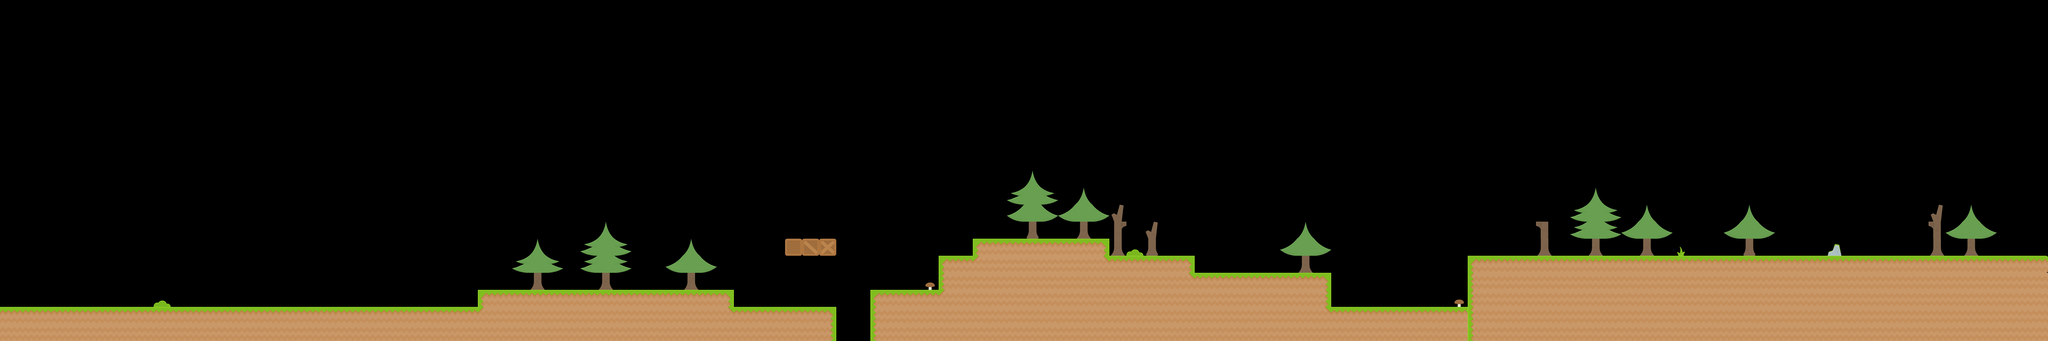

Below is a game level as drawn by its tile map, then a one-line description and the .tmx that defines it (tile-layer data replaced by summaries):
An orthogonal 120x20 tile map with 64x64 px tiles, 3 tile layers (tileLayer, hazardLayer, elementLayer), 2 tilesets and 7 objects (3x destroy, player, exit, walker, helmetgreen).

<map version="1.0" orientation="orthogonal" renderorder="right-down" width="120" height="20" tilewidth="64" tileheight="64" nextobjectid="62">
    <tileset firstgid="1" name="world1" tilewidth="64" tileheight="64" spacing="16" margin="8" tilecount="36" columns="36">
        <image source="world1.png" width="2880" height="80" />
    </tileset>
    <tileset firstgid="37" name="elements1" tilewidth="64" tileheight="64" spacing="16" margin="8" tilecount="40" columns="40">
        <image source="elements1.png" width="3200" height="80" />
    </tileset>
    <layer name="tileLayer" width="120" height="20">
        <data>[2400 cells, 429 non-empty, 14 distinct tile ids]</data>
    </layer>
    <objectgroup name="gameObjects">
        <object id="1" name="player" x="128" y="1024" width="64" height="128" />
        <object id="53" name="exit" x="7552" y="768" width="128" height="192" />
        <object id="60" name="walker" x="6784" y="832" width="64" height="128" />
        <object id="61" name="helmetgreen" x="4608" y="832" width="64" height="64" />
    </objectgroup>
    <objectgroup name="interactionObjects">
        <object id="54" name="destroy" x="2944" y="896" width="64" height="64" />
        <object id="55" name="destroy" x="3008" y="896" width="64" height="64" />
        <object id="56" name="destroy" x="3072" y="896" width="64" height="64" />
    </objectgroup>
    <layer name="hazardLayer" width="120" height="20">
        <data>[2400 cells, 1 non-empty, 1 distinct tile ids]</data>
    </layer>
    <layer name="elementLayer" width="120" height="20">
        <data>[2400 cells, 75 non-empty, 15 distinct tile ids]</data>
    </layer>
</map>
